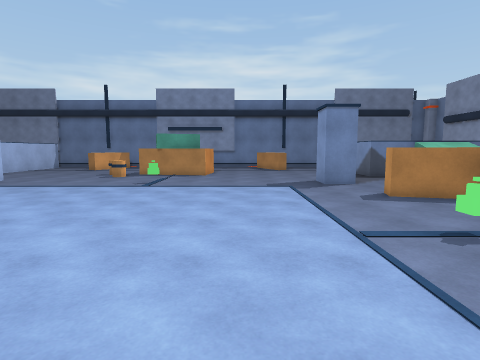
View 1 (above)

24 first-person views from a walk through a 3-D level made in the Unity game engine. The camera is 1.4 m above the floor, tilts 6° down and sees 80° across. The floor is counted in squares, 1 m on a side. Each view is taken from the middle of a square. On the plan, view 1 faces up. The plan holds only what a view shows up to about 14 squares ahead; the rest is blank. The place goes on beyond the plan. The player character is not drawn.

View 2
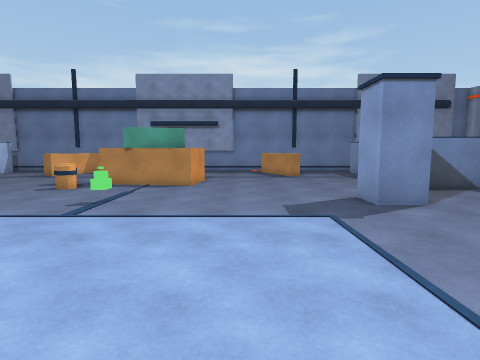

View 3
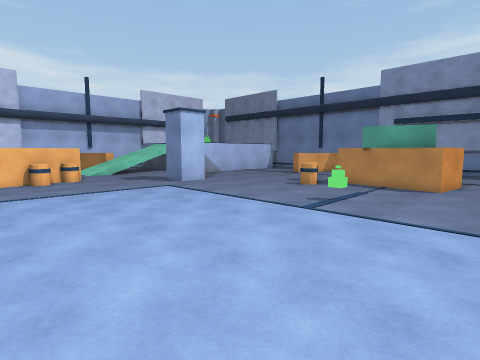

View 4
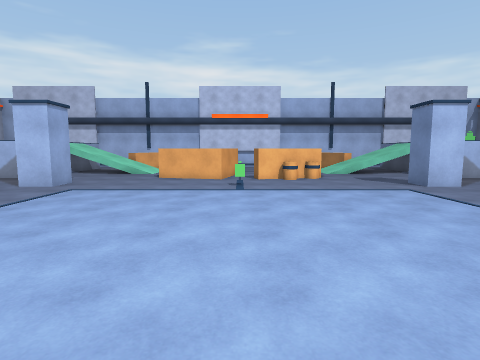

View 5
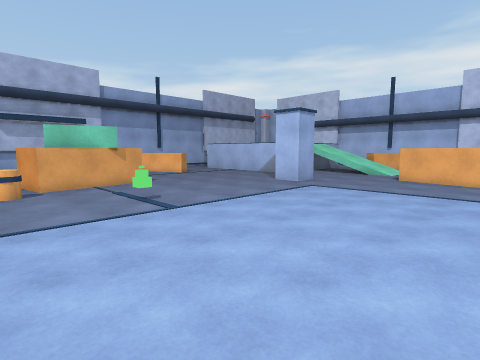

View 6
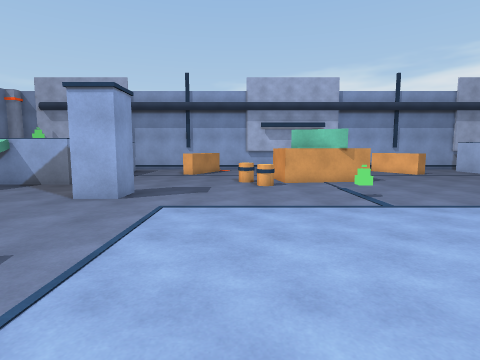

View 7
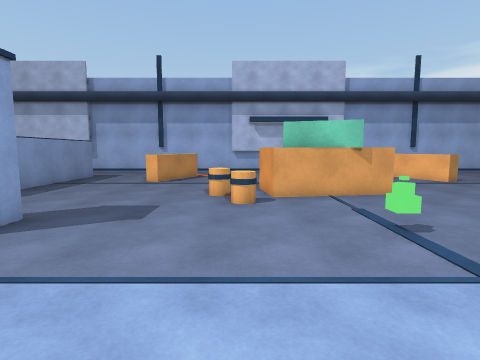

View 8
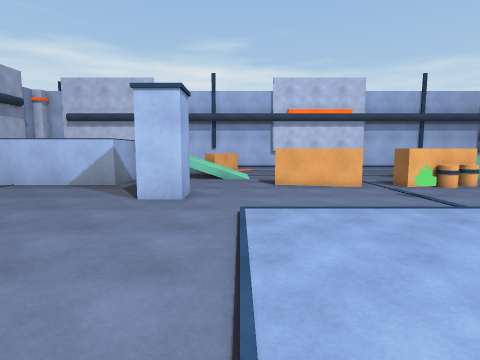

View 9
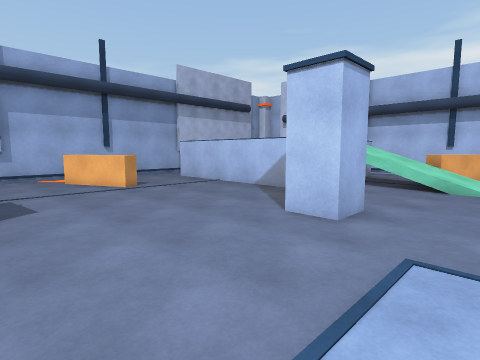

View 10
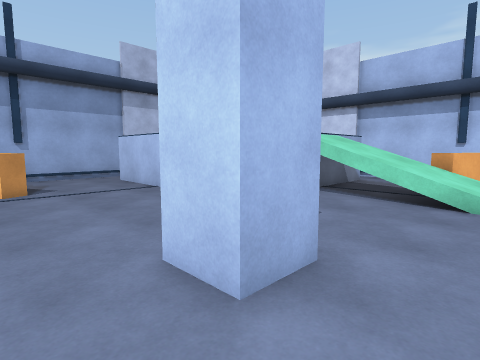

View 11
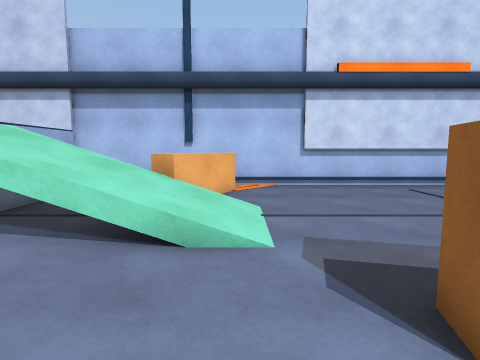

View 12
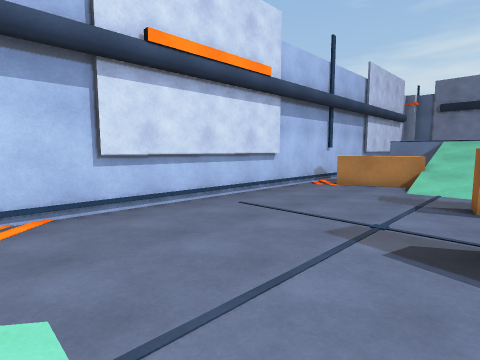

View 13
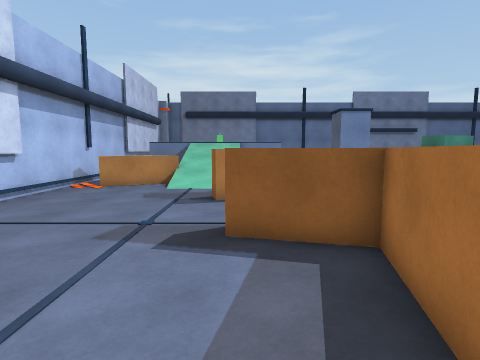

View 14
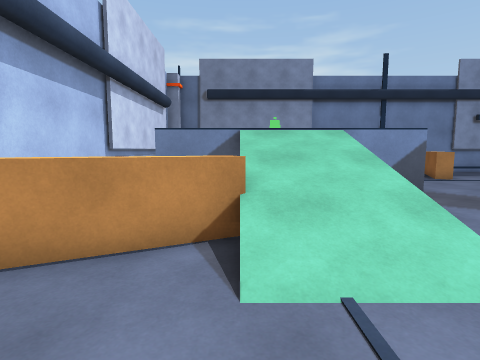

View 15
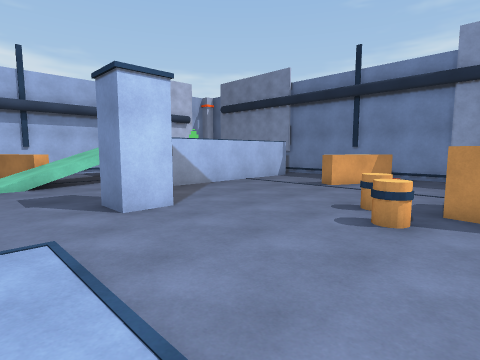

View 16
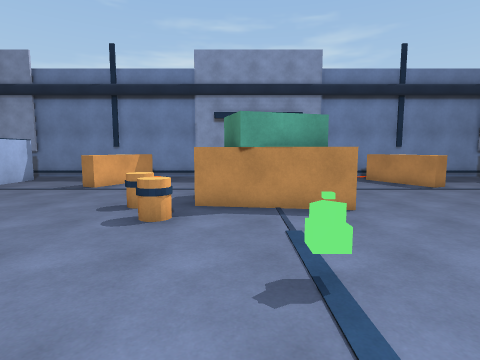

View 17
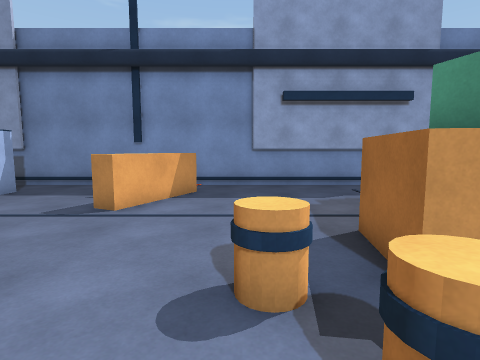

View 18
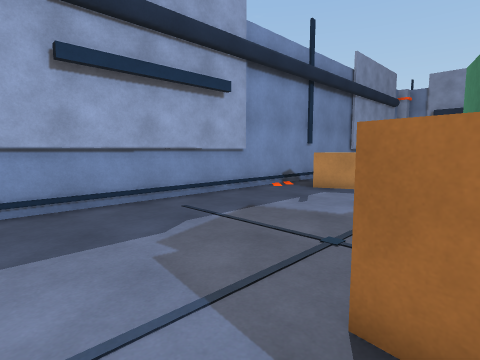

View 19
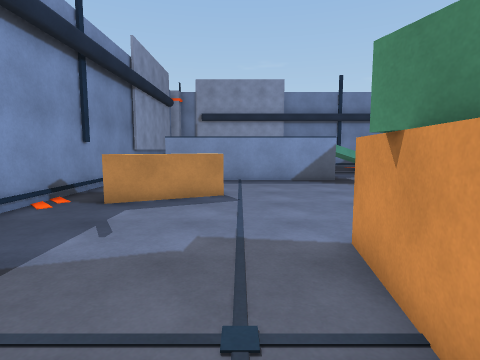

View 20
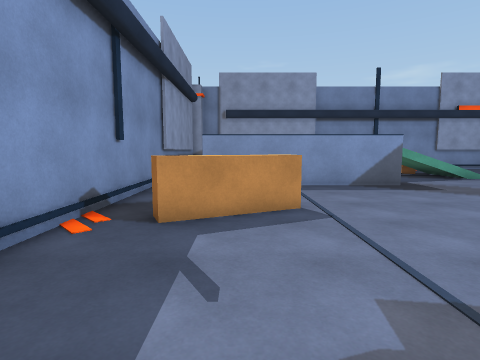

View 21
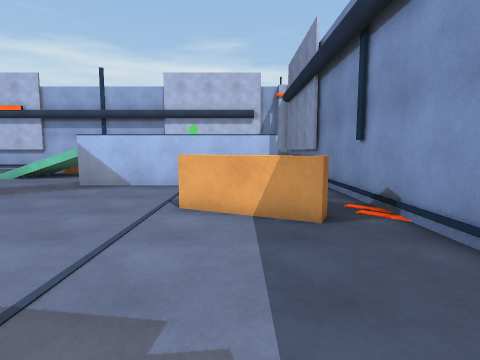

View 22
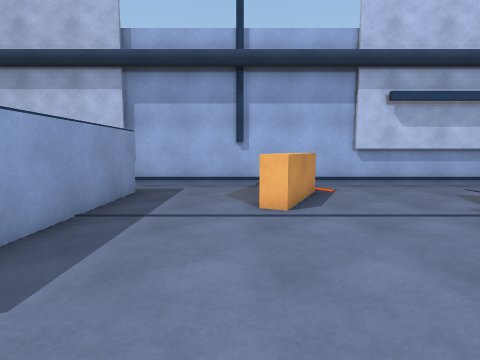

View 23
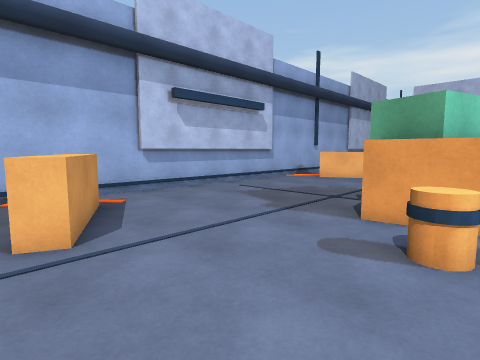

View 24
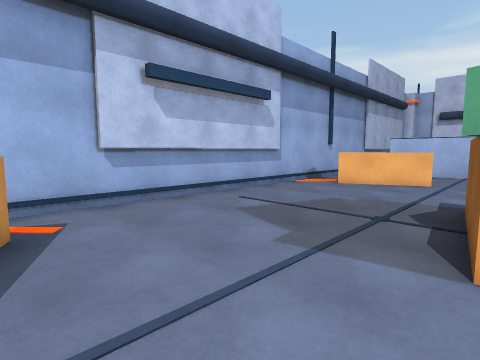

### Floor plan
Key: @ floor where view 1 was taken; # wall or solid block; . floor; / step, stairs or slope; = window, fence, low wall or low ledge; ^ raised ledge; v drop or lower ground; O other object.
Columns run from 26 left of view 1 to 8 right of it. Each row starts with its distance up from view 1.
 27          ############### ##########
 26         ##.........#######.......
 25           .... .=...........=..
 24            ...  ^...........^
 23            ....^^...........^^ ..
 22  #         ....^.............^....
 21  #    O    .......................
 20  #    OO   .........###O..........
 19  #         .........#####.........
 18  #         .......OO#####.........
 17 #          .......O#.O###.........
 16 #    v///..........O...............
 15 #    ////..........O...............
 14 #    ////....OO...............OO...
 13 #. .^^///....OO.......O.......OO...
 12 #.^^^#///........................
 11 #....////......./////////////...
 10 #.......   O..../.........../..#
  9 #......#  #O..../.........../..###
  8 ##.....####OO.../.........../....
  7  #....... ##..../.........../....
  6 ##........##..../.........../...
  5 ##......  ....O./.........../.O.
  4 ##......####..../.........../..
  3 ##........##..../.........../.
  2 ##........##..../.........../..
  1 #.........#...../.........../...
  0 #.............../.........@./...
 -1 #....////......./////////////....
 -2 # ^^^#///.........................
 -3 #    ^///....OO.......O.......OO...
 -4 #   .////....OO...............OO...
 -5 #  ..////.  .............O...... ..
 -6 #  ../// ................O...... ..
 -7 #  ##^   ##..........O####O.......#
 -8           #.........#####OO.......#
 -9           #.........#####.........#
-10           #.........###O..........#
-11           #.......................#
-12           #....^.............^....#
-13           #....^^...........^^....#
-14           #.... ^...........^.....#
-15            .... ^...........=......
-16             ... ...#######.........
-17            #########   ############

Where each view was taken, in squares from view 1:
view 1: 0 up, 0 right, facing up
view 2: 5 up, 0 right, facing up
view 3: 5 up, 0 right, facing up-left
view 4: 5 up, 0 right, facing left
view 5: 5 up, 0 right, facing down-left
view 6: 6 up, 0 right, facing down
view 7: 2 up, 1 left, facing down
view 8: 1 down, 3 left, facing left
view 9: 0 up, 6 left, facing down-left
view 10: 1 down, 10 left, facing down-left
view 11: 1 down, 14 left, facing left
view 12: 1 down, 18 left, facing up-left
view 13: 1 down, 18 left, facing up
view 14: 8 up, 21 left, facing up
view 15: 10 up, 5 left, facing up-left
view 16: 10 up, 5 left, facing up
view 17: 15 up, 8 left, facing up
view 18: 19 up, 8 left, facing up-right
view 19: 21 up, 6 left, facing right
view 20: 23 up, 4 left, facing right
view 21: 23 up, 4 left, facing left
view 22: 5 down, 4 right, facing down
view 23: 7 down, 4 right, facing down-left
view 24: 9 down, 2 right, facing down-left
